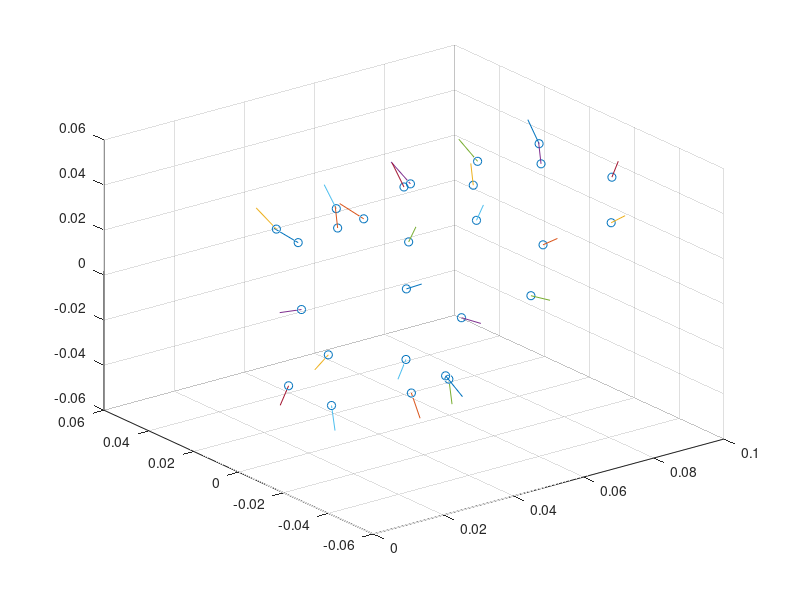

The MATLAB script that drew this image:
left_arm = [
0.0402608705942 0.0363975068811 0.00825286703986 -0.0697564737512 0.972868805277 0.220590847701;
0.0594953467838 0.0372657006729 0.0103130960535 -0.069756473739 0.96142644724 0.266069954936;
0.0293003185829 0.0289829757041 0.0222767563425 -0.0697564737351 0.790928419756 0.607919623959;
0.0678816525088 0.0295542764539 0.0258327535611 -0.0697564737414 0.751086405149 0.656508374944;
0.0871677481579 0.0297714032852 0.0276069322419 -0.0697564737376 0.731473108926 0.678292802033;
0.0381641149031 0.0161283819802 0.033493895299 -0.069756473745 0.432795716784 0.898789130945;
0.0574717991668 0.0161660269784 0.0349689773178 -0.0697564737419 0.418602958592 0.905486387213;
0.0960363877578 0.0162308700986 0.0378917018983 -0.0697564737424 0.392787359373 0.916979893284;
0.0282347064357 -4.50768311566e-14 0.0364804677524 -0.0697564737495 2.54727890864e-12 0.997564050259;
0.0668894149521 -4.69597694064e-14 0.0391834682856 -0.0697564737495 2.54461066956e-12 0.997564050259;
0.0862109371119 -3.90372179027e-14 0.0405345607321 -0.0697564737498 2.41920343278e-12 0.997564050259;
0.038164114903 -0.0161283819803 0.033493895299 -0.0697564737471 -0.432795716776 0.898789130948;
0.0574717991669 -0.0161660269785 0.0349689773178 -0.0697564737495 -0.418602958594 0.905486387212;
0.0960363877579 -0.0162308700987 0.0378917018983 -0.0697564737511 -0.392787359367 0.916979893286;
0.0293003185829 -0.0289829757042 0.0222767563425 -0.0697564737473 -0.790928419754 0.60791962396;
0.0678816525088 -0.029554276454 0.025832753561 -0.0697564737399 -0.751086405151 0.656508374942;
0.0871677481579 -0.0297714032853 0.0276069322419 -0.0697564737447 -0.731473108917 0.678292802042;
0.0402608705942 -0.0363975068812 0.00825286703986 -0.0697564737531 -0.972868805277 0.220590847701;
0.0594953467838 -0.037265700673 0.0103130960535 -0.0697564737521 -0.961426447239 0.266069954935;

0.0203671975097 -0.00956579623108 -0.0346335572732 -0.0697564737469 -0.265583356361 -0.961560978407;
0.0203671975097 0.00956579623104 -0.0346335572732 -0.0697564737384 0.265583356359 -0.961560978408;
0.0384691416614 -0.0321253033488 -0.0187487842462 -0.0697564737458 -0.861569427546 -0.502824179897;
0.0374149833171 -0.0185066458799 -0.0321803942189 -0.069756473753 -0.497315826509 -0.864760662307;
0.037414983317 0.0185066458799 -0.0321803942189 -0.0697564737409 0.49731582651 -0.864760662307;
0.0384691416615 0.0321253033487 -0.0187487842462 -0.0697564737414 0.86156942755 -0.50282417989;
0.053825858105 -0.00956273064079 -0.0370559738775 -0.069756473753 -0.24926685238 -0.965919287867;
0.0538258581049 0.00956273064074 -0.0370559738775 -0.0697564737445 0.249266852384 -0.965919287867
];

hold off;
scatter3(left_arm(:,1),left_arm(:,2),left_arm(:,3));
hold on;
for i = 1:length(left_arm)
  plot3([left_arm(i, 1);left_arm(i, 1)+left_arm(i, 4)*.01], [left_arm(i, 2);left_arm(i, 2)+left_arm(i, 5)*.01],[left_arm(i, 3);left_arm(i, 3)+left_arm(i, 6)*.01])
end
